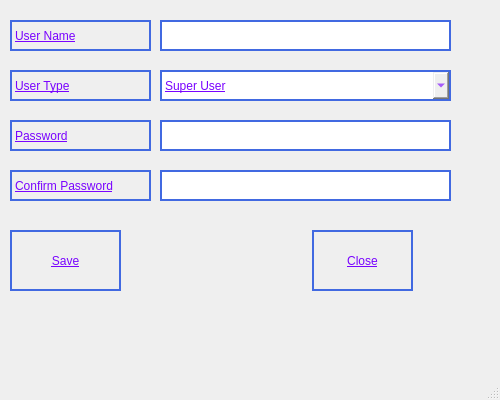
<?xml version="1.0" encoding="UTF-8"?>
<ui version="4.0">
 <class>MainWindow</class>
 <widget class="QMainWindow" name="MainWindow">
  <property name="geometry">
   <rect>
    <x>0</x>
    <y>0</y>
    <width>500</width>
    <height>400</height>
   </rect>
  </property>
  <property name="minimumSize">
   <size>
    <width>500</width>
    <height>400</height>
   </size>
  </property>
  <property name="maximumSize">
   <size>
    <width>500</width>
    <height>400</height>
   </size>
  </property>
  <property name="windowTitle">
   <string>MainWindow</string>
  </property>
  <widget class="QWidget" name="centralwidget">
   <widget class="QLabel" name="label">
    <property name="geometry">
     <rect>
      <x>10</x>
      <y>20</y>
      <width>141</width>
      <height>31</height>
     </rect>
    </property>
    <property name="styleSheet">
     <string notr="true">font: 75 italic 12pt &quot;Calibri&quot;;
text-decoration: underline;
color: rgb(121, 3, 255);
border: 2px solid Royalblue</string>
    </property>
    <property name="text">
     <string>User Name</string>
    </property>
   </widget>
   <widget class="QLabel" name="label_2">
    <property name="geometry">
     <rect>
      <x>10</x>
      <y>70</y>
      <width>141</width>
      <height>31</height>
     </rect>
    </property>
    <property name="styleSheet">
     <string notr="true">font: 75 italic 12pt &quot;Calibri&quot;;
text-decoration: underline;
color: rgb(121, 3, 255);
border: 2px solid Royalblue</string>
    </property>
    <property name="text">
     <string>User Type</string>
    </property>
   </widget>
   <widget class="QLabel" name="label_3">
    <property name="geometry">
     <rect>
      <x>10</x>
      <y>120</y>
      <width>141</width>
      <height>31</height>
     </rect>
    </property>
    <property name="styleSheet">
     <string notr="true">font: 75 italic 12pt &quot;Calibri&quot;;
text-decoration: underline;
color: rgb(121, 3, 255);
border: 2px solid Royalblue</string>
    </property>
    <property name="text">
     <string>Password</string>
    </property>
   </widget>
   <widget class="QLabel" name="label_4">
    <property name="geometry">
     <rect>
      <x>10</x>
      <y>170</y>
      <width>141</width>
      <height>31</height>
     </rect>
    </property>
    <property name="styleSheet">
     <string notr="true">font: 75 italic 10pt &quot;Calibri&quot;;
text-decoration: underline;
color: rgb(121, 3, 255);
border: 2px solid Royalblue</string>
    </property>
    <property name="text">
     <string>Confirm Password</string>
    </property>
   </widget>
   <widget class="QPushButton" name="btnSave">
    <property name="geometry">
     <rect>
      <x>10</x>
      <y>230</y>
      <width>111</width>
      <height>61</height>
     </rect>
    </property>
    <property name="styleSheet">
     <string notr="true">font: 75 italic 12pt &quot;Calibri&quot;;
text-decoration: underline;
color: rgb(121, 3, 255);
border: 2px solid Royalblue</string>
    </property>
    <property name="text">
     <string>Save</string>
    </property>
   </widget>
   <widget class="QPushButton" name="btnClose">
    <property name="geometry">
     <rect>
      <x>312</x>
      <y>230</y>
      <width>101</width>
      <height>61</height>
     </rect>
    </property>
    <property name="styleSheet">
     <string notr="true">font: 75 italic 12pt &quot;Calibri&quot;;
text-decoration: underline;
color: rgb(121, 3, 255);
border: 2px solid Royalblue</string>
    </property>
    <property name="text">
     <string>Close</string>
    </property>
   </widget>
   <widget class="QLineEdit" name="ltxtName">
    <property name="geometry">
     <rect>
      <x>160</x>
      <y>20</y>
      <width>291</width>
      <height>31</height>
     </rect>
    </property>
    <property name="styleSheet">
     <string notr="true">font: 75 italic 12pt &quot;Calibri&quot;;
text-decoration: underline;
color: rgb(121, 3, 255);
border: 2px solid Royalblue</string>
    </property>
   </widget>
   <widget class="QLineEdit" name="ltxtPassword">
    <property name="geometry">
     <rect>
      <x>160</x>
      <y>120</y>
      <width>291</width>
      <height>31</height>
     </rect>
    </property>
    <property name="styleSheet">
     <string notr="true">font: 75 italic 12pt &quot;Calibri&quot;;
text-decoration: underline;
color: rgb(121, 3, 255);
border: 2px solid Royalblue</string>
    </property>
   </widget>
   <widget class="QLineEdit" name="ltxtPassword2">
    <property name="geometry">
     <rect>
      <x>160</x>
      <y>170</y>
      <width>291</width>
      <height>31</height>
     </rect>
    </property>
    <property name="styleSheet">
     <string notr="true">font: 75 italic 12pt &quot;Calibri&quot;;
text-decoration: underline;
color: rgb(121, 3, 255);
border: 2px solid Royalblue</string>
    </property>
   </widget>
   <widget class="QComboBox" name="comboBox">
    <property name="geometry">
     <rect>
      <x>160</x>
      <y>70</y>
      <width>291</width>
      <height>31</height>
     </rect>
    </property>
    <property name="styleSheet">
     <string notr="true">font: 75 italic 12pt &quot;Calibri&quot;;
text-decoration: underline;
color: rgb(121, 3, 255);
border: 2px solid Royalblue</string>
    </property>
    <item>
     <property name="text">
      <string>Super User</string>
     </property>
    </item>
    <item>
     <property name="text">
      <string>Local User</string>
     </property>
    </item>
   </widget>
  </widget>
  <widget class="QMenuBar" name="menubar">
   <property name="geometry">
    <rect>
     <x>0</x>
     <y>0</y>
     <width>500</width>
     <height>26</height>
    </rect>
   </property>
  </widget>
  <widget class="QStatusBar" name="statusbar"/>
 </widget>
 <resources/>
 <connections>
  <connection>
   <sender>btnClose</sender>
   <signal>clicked()</signal>
   <receiver>MainWindow</receiver>
   <slot>close()</slot>
   <hints>
    <hint type="sourcelabel">
     <x>361</x>
     <y>300</y>
    </hint>
    <hint type="destinationlabel">
     <x>303</x>
     <y>332</y>
    </hint>
   </hints>
  </connection>
 </connections>
</ui>
